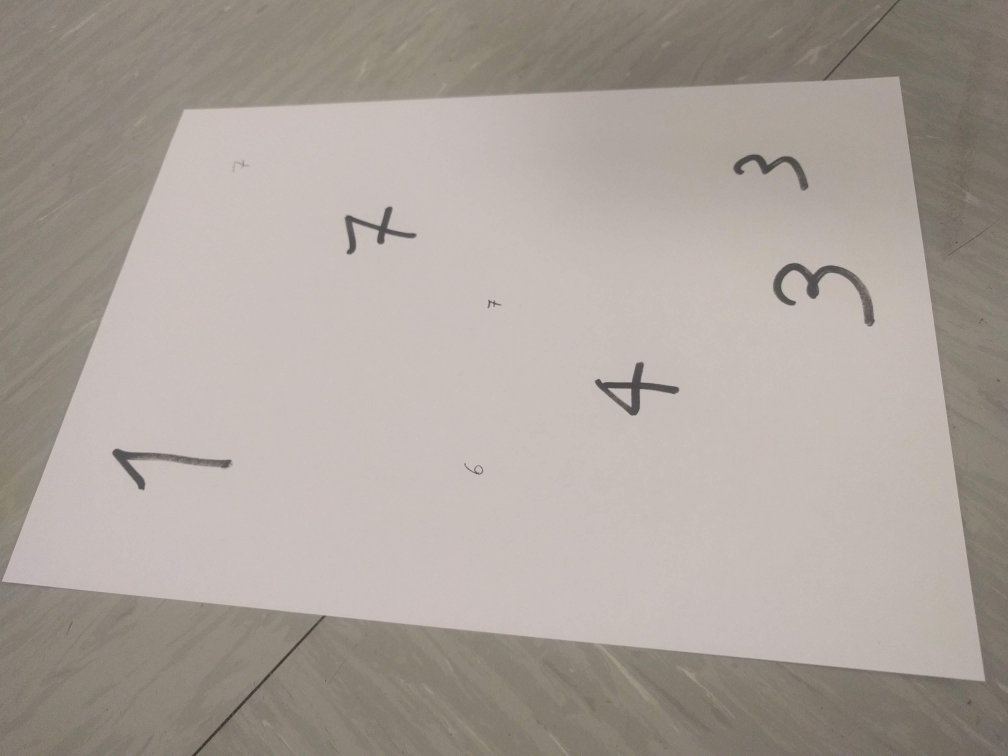
#> input picture homework1/images-v1/IMG_20190312_183838.jpg, 4032 x 3024 px (shown at 1/4 size); its folder holds only this picture in this run
$ jupyter execute --allow-errors homework1.ipynb
#> lines starting #> are read from the running program, lines starting #| are printed output that depends on the picture
# Assignment

Due: Tuesday, 3 November 2026, 1:00 PM
Problem description

Consider a picture representing a white sheet of A4 paper with some handwritten numbers in a dark color (they have different sizes, but they are all oriented in the same direction, which is aligned with one of the edges of the paper).  Consider the attached pictures as examples. Some are easy, others are harder. Note that the paper might be pictured at an angle or from a slanted perspective.  In all pictures the four edges of the paper are clearly visible, but might be incomplete.

Write a notebook that, given a directory, will process all images in that directory and extract all digits it can find from each picture. For each file, it should then print:

- the name of the file, followed by
- each of the digits that has been identified on that sheet of paper, from top to bottom.

## Suggested approach

One possible approach is the following:

- Load the image and resize it to a manageable size. You may want to convert it to grayscale.
- Look for edges using the Canny edge detector.
- Look for four long straight lines using the Hough line detector.
- The intersections between pairs of these lines should correspond to the corners of the paper sheet. (note: 4 lines define 6 different intersections!)
- Once you have the four corners of the sheet, you can obtain a straightened version of your sheet of paper, by a geometric transformation.
- Binarize and find connected components (this might be tricky when illumination is uneven. How to fix that?).
- Cut a square bounding box around each connected component.
- Resize that to a 28x28 and classify it using a convnet trained on the MNIST dataset.

## Some useful functions

To resize an image:

```python
skimage.transform.resize(image, output_shape)
```

The notebooks in this section help in finding the intersection point of two lines, and rectifying the image of sheet of paper.

To download a large dataset of handwritten digits, which can be used to train a classifier:

```python
from keras.datasets import mnist
(x_train, y_train), (x_test, y_test) = mnist.load_data()
```

## Rules and expectations

The task is difficult and comprises several sub-tasks. You are not expected to implement a solution that works always perfectly.

The main goal is to implement a simple straightforward solution for each sub-task, then identify and discuss its weaknesses. When does it work? When does it fail? How could we make it better?

A forum is created on moodle to freely discuss these issues, brainstorm improvements, and exchange ideas about their implementation; the instructor takes part in the discussion and can provide suggestions.

## Submission and grading

Submit through moodle an HTML or PDF file of your notebook implementing your solution and describing your approach. Before saving, reset the kernel and run the entire notebook. Use markdown cells to describe what your code does, and illustrate intermediate results.

The final exam will contain a few questions that ask to describe how you implemented specific parts of the homework in your submitted solution. These will be graded and checked with the submitted solution; therefore, it is strongly suggested that students attempt to solve the homework and submit a solution before the deadline, even if incomplete.

# Solution

[cell 1]
import collections
import keras
import skimage
import skimage.feature
import skimage.transform
import numpy as np
import matplotlib.pyplot as plt
import matplotlib.patches as patches
import os
import random

from itertools import permutations, combinations
from keras import layers
from pathlib import Path
from scipy.spatial import ConvexHull, QhullError

## Load image and convert to grayscale

[cell 2]
# Choose random image from the directory:
image_dir_path = Path('images-v1')
image_file_paths = list(image_dir_path.glob('*.jpg'))
image_file_path = random.choice(image_file_paths)

# Load image:
plt.figure()
img = skimage.io.imread(image_file_path)
#> img is the input picture: shape (3024, 4032, 3); mean R, G, B 170.5, 161.7, 154.8
plt.imshow(img)
print(("Original:", type(img), img.shape, img.dtype, img.min(), img.max()))
#| ('Original:', <class 'numpy.ndarray'>, (3024, 4032, 3), dtype('uint8'), 12, 226)

# Convert to grayscale:
plt.figure()
img = img.mean(axis=-1).astype(np.uint8)
#> img: shape (3024, 4032)
plt.imshow(img, cmap='gray')
print(("Gray:", type(img), img.shape, img.dtype, img.min(), img.max()))
#| ('Gray:', <class 'numpy.ndarray'>, (3024, 4032), dtype('uint8'), 20, 218)

# Resize image:
plt.figure()
img_width = 512
img = skimage.transform.resize(img, (img_width / img.shape[1] * img.shape[0], img_width))
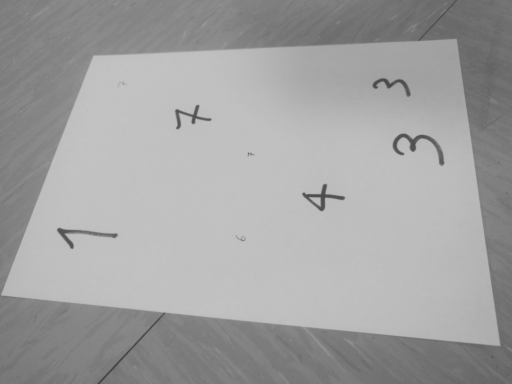
#> img: shape (384, 512) float64; min 0.239, max 0.768, mean 0.636
img = skimage.img_as_ubyte(img)
plt.imshow(img, cmap='gray')
print(("Resized:", type(img), img.shape, img.dtype, img.min(), img.max()))
#| ('Resized:', <class 'numpy.ndarray'>, (384, 512), dtype('uint8'), 61, 196)

## Detect Edges and Lines

[cell 3]
edge_sigmas = np.arange(15, 1, -1)

img_edges = None
hspace, angles, dists = None, None, None

for edge_sigma in edge_sigmas:
    img_edges = skimage.feature.canny(img, sigma=edge_sigma, low_threshold=0.15, high_threshold=0.35)

    hspace, angles, dists = skimage.transform.hough_line(img_edges)
    hspace, angles, dists = skimage.transform.hough_line_peaks(hspace, angles, dists, min_distance=25, min_angle=5)

    if angles.size == 4:
        break
#> this loop made 1 pass
#> (hspace, angles, dists) on pass 1: ([190, 188, 136, 131], [-1.47, 1.54, -0.122, 0.367], [-294, 57, 451, 105])
#> pass 1, `img_edges = skimage.feature.canny(img, sigma=edge_sigma, low_threshold..`:
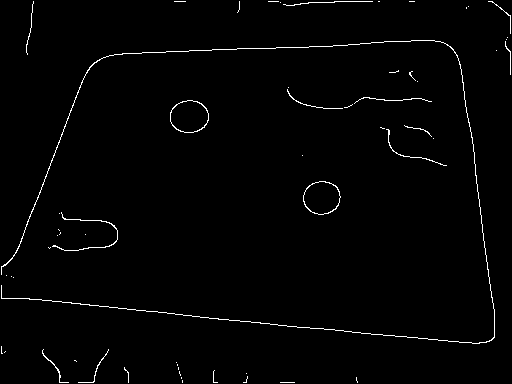
#> img_edges: shape (384, 512) bool; 1.4% white in thin lines or dots
#> pass 1, `hspace, angles, dists = skimage.transform.hough_line(img_edges)`:
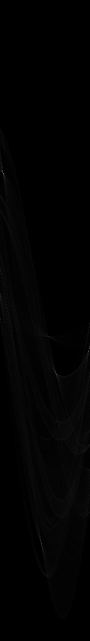
#> hspace: shape (1281, 180) uint64 (shown at 1/2 size); min 0, max 190, mean 2.1

plt.figure()
plt.imshow(img_edges)
print(("Edges:", img_edges.shape, img_edges.dtype, img_edges.min(), img_edges.max()))
#| ('Edges:', (384, 512), dtype('bool'), False, True)

## Convert Hough Lines to Points

[cell 4]
def hough_to_points(angle, dist):
    x0, y0 = dist * np.cos(angle), dist * np.sin(angle)
    return (x0, y0), (x0 - np.sin(angle), y0 + np.cos(angle))   # two points on the line

# Convert found lines to points:
hough_points = np.array([hough_to_points(angle, dist) for angle, dist in zip(angles, dists)])
hough_points

[cell 5]
# Select max 4 longest lines:
# hough_line_lengths = np.array([np.linalg.norm(np.array(hough_point[0]) - np.array(hough_point[1])) for hough_point in hough_points])
# longest_hough_line_indexes = hough_line_lengths.argsort(descending=True)[:np.min([4, len(hough_line_lengths)])]
# hough_points = hough_points[longest_hough_line_indexes]
# hough_points

[cell 6]
fig, ax = plt.subplots(figsize=(10,10))
ax.imshow(img,cmap="gray")

for p0, p1 in hough_points:
    ax.axline(p0, p1, color='b')
#> this loop made 4 passes
#> (p0, p1) on passes 1 to 4: ([-30.73, 292.4], [-29.74, 292.5]), ([1.99, 56.97], [0.99, 57]), ([447.6, -54.96], [447.8, -53.97]), ([98.03, 37.63], [97.67, 38.56])
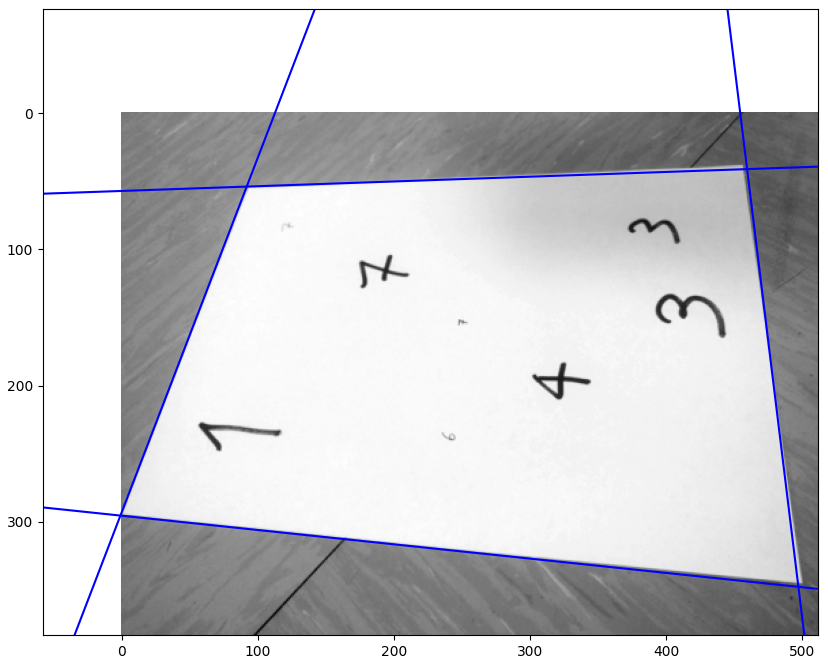
#> figure drawn by matplotlib, 1 panel

## Determine the candidate corners of the sheet

[cell 7]
homogeneous_points = []
for hough_point in hough_points:
    pointA = np.concatenate((hough_point[0], np.ones(1)))
    pointB = np.concatenate((hough_point[1], np.ones(1)))
    homogeneous_points.append(np.cross(pointA, pointB))
#> this loop made 4 passes
#> (hough_point, pointA, pointB) on passes 1 to 4: ([[-30.73, 292.4], [-29.74, 292.5]], [-30.73, 292.4, 1], [-29.74, 292.5, 1]), ([[1.99, 56.97], [0.99, 57]], [1.99, 56.97, 1], [0.99, 57, 1]), ([[447.6, -54.96], [447.8, -53.97]], [447.6, -54.96, 1], [447.8, -53.97, 1]), ([[98.03, 37.63], [97.67, 38.56]], [98.03, 37.63, 1], [97.67, 38.56, 1])
#> after the loop, homogeneous_points = [[-0.105, 0.995, -294], [-0.0349, -0.999, 57], [-0.993, 0.122, 451], [-0.934, -0.358, 105]]
homogeneous_points = np.array(homogeneous_points)

homogeneous_intersection_points = []
for i, _ in enumerate(homogeneous_points):
    before = homogeneous_points[0:i]
    after = homogeneous_points[(i+1):]
    others = np.concatenate([before, after])

    points = np.cross(homogeneous_points[i], others).tolist()
    homogeneous_intersection_points.extend(points)
#> this loop made 4 passes
#> (before, after) on passes 2 to 3: ([[-0.105, 0.995, -294]], [[-0.993, 0.122, 451], [-0.934, -0.358, 105]]), ([[-0.105, 0.995, -294], [-0.0349, -0.999, 57]], [[-0.934, -0.358, 105]])
#> after the loop, homogeneous_intersection_points = 12 items, first 6: [-237.1, 16.22, 0.139], [484.4, 339, 0.974], [-0.935, 285.4, 0.966], [237.1, -16.22, -0.139], [-457.7, -40.84, -0.996], [-84.51, -49.55, -0.921]
homogeneous_intersection_points = np.array(homogeneous_intersection_points)
#> homogeneous_intersection_points = [[-237.1, 16.22, 0.139], [484.4, 339, 0.974], [-0.935, 285.4, 0.966], [237.1, -16.22, -0.139], [-457.7, -40.84, -0.996], [-84.51, -49.55, -0.921], [-484.4, -339, -0.974], [457.7, 40.84, 0.996], [174.4, -316.8, 0.469], [0.935, -285.4, -0.966], [84.51, 49.55, 0.921], [-174.4, 316.8, -0.469]]
homogeneous_intersection_points
#> Out has the same summary as homogeneous_intersection_points

[cell 8]
x = homogeneous_intersection_points[:, 0] / homogeneous_intersection_points[:, 2]
#> x = [-1703.9, 497.1, -0.968, -1703.9, 459.4, 91.81, 497.1, 459.4, 371.5, -0.968, 91.81, 371.5]
y = homogeneous_intersection_points[:, 1] / homogeneous_intersection_points[:, 2]
#> y = [116.5, 347.9, 295.5, 116.5, 40.99, 53.83, 347.9, 40.99, -674.9, 295.5, 53.83, -674.9]
corner_point_candidates = np.unique(np.stack([x, y], axis=1), axis=0)
#> corner_point_candidates = [[-1703.9, 116.5], [-0.968, 295.5], [91.81, 53.83], [371.5, -674.9], [459.4, 40.99], [497.1, 347.9]]
corner_point_candidates = corner_point_candidates[:, :2]
corner_point_candidates
#> Out has the same summary as corner_point_candidates

## Determine the best 4 corners of the sheet by Geometric Transformation

[cell 9]
def sort_quadrilateral_points(points):
    points = np.asarray(points, dtype=float)
#> points = [[0, 0], [210, 0], [210, 297], [0, 297]]
    c = points.mean(axis=0)
#> c = [105, 148.5]
    points = points[np.argsort(np.arctan2(points[:, 1] - c[1], points[:, 0] - c[0]))]   # clockwise on screen
    return np.roll(points, -np.argmin(points.sum(axis=1)), axis=0)            # start at uppwer_left (smallest x + y)

# Assume 1mm per pixel for an A4 sheet (210x297mm):
sheet_width, sheet_height = 210, 297
sheet_up_left, sheet_up_right, sheet_low_left, sheet_low_right = [0, 0], [sheet_width, 0], [0, sheet_height], [sheet_width, sheet_height]
sheet_projection = sort_quadrilateral_points([sheet_up_left, sheet_up_right, sheet_low_right, sheet_low_left]) #list(permutations(sheet_points.values()))
#> sheet_projection = [[0, 0], [210, 0], [210, 297], [0, 297]]

img_transformed = None
img_transformed_light = 0

# Find best 4-point transformation:
#> (the rest of this cell did not finish here and is left out)

$ run again, on homework1/images-v1/IMG_20190312_183855.jpg
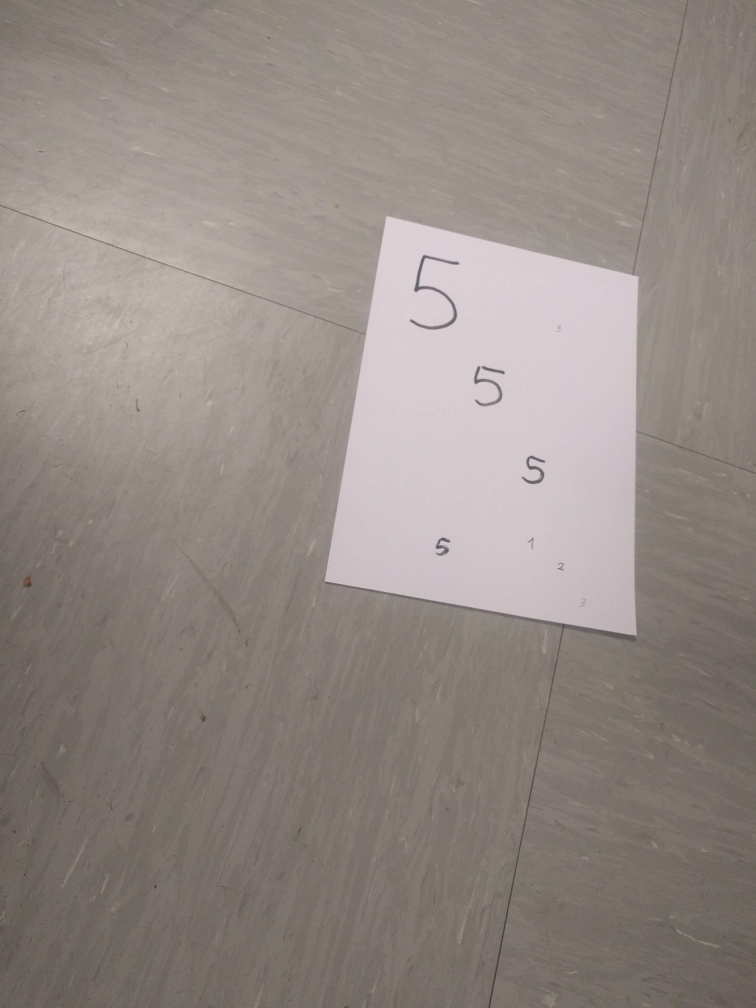
#> input picture homework1/images-v1/IMG_20190312_183855.jpg, 3024 x 4032 px (shown at 1/4 size)
#> img is the input picture: shape (4032, 3024, 3); mean R, G, B 146.9, 137.8, 132.3
#| ('Original:', <class 'numpy.ndarray'>, (4032, 3024, 3), dtype('uint8'), 23, 228)
#| ('Gray:', <class 'numpy.ndarray'>, (4032, 3024), dtype('uint8'), 29, 225)
#| ('Resized:', <class 'numpy.ndarray'>, (683, 512), dtype('uint8'), 65, 215)
#> the loop `for edge_sigma in edge_sigmas:` made 14 passes
#> (hspace, angles, dists) on passes 1 to 2: ([185, 172, 149, 118, 111, 93], [0, 0, 0.157, 0.0175, -1.4, -1.31], [1, 510, 279, 436, -349, -70]), ([196, 165, 147, 121, 118], [0, 0, 0.157, -1.4, 0.0175], [1, 510, 279, -349, 436])
#> pass 1, `img_edges = skimage.feature.canny(img, sigma=edge_sigma, low_threshold..`:
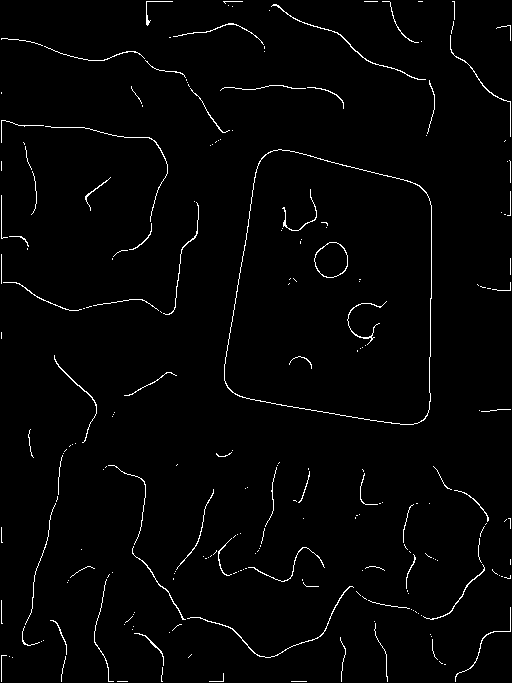
#> img_edges: shape (683, 512) bool; 1.8% white in thin lines or dots
#| ('Edges:', (683, 512), dtype('bool'), False, True)
#> the loop `for p0, p1 in hough_points:` made 102 passes
#> (p0, p1) on passes 1 to 8: ([448.6, 87.2], [448.4, 88.18]), ([-60.6, 343.7], [-59.62, 343.9]), ([434.9, 7.59], [434.9, 8.59]), ([-43.95, 127.6], [-43.01, 128]), ([262.3, 262.3], [261.6, 263]), ([318.2, 318.2], [317.5, 318.9]), ([373.8, 100.2], [373.6, 101.1]), ([-36.77, 36.77], [-36.06, 37.48])
#> `[cell 6] fig, ax = plt.subplots(figsize=(10,10)) ax.imshow(img,cmap="g..`:
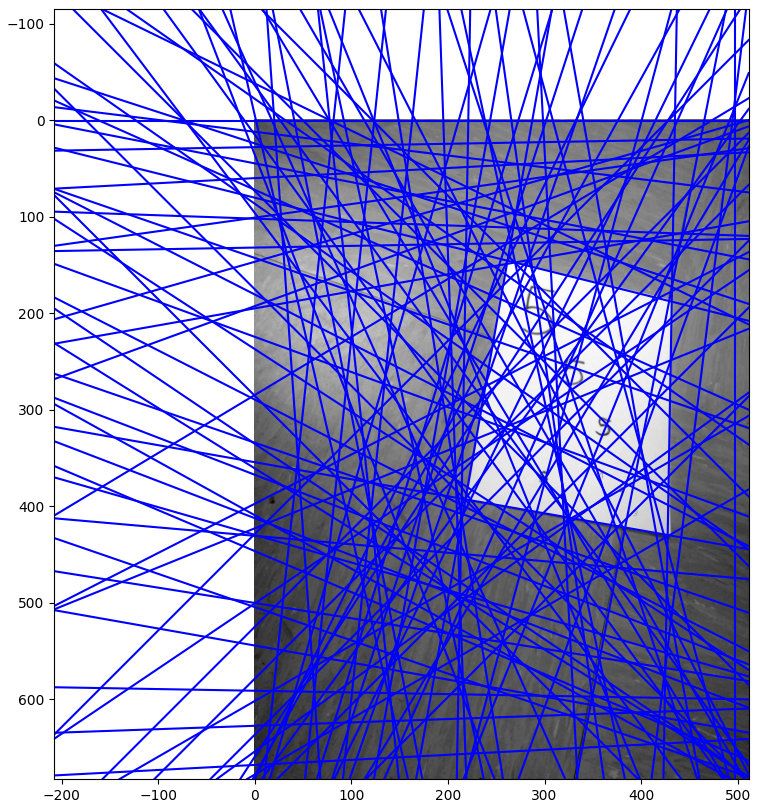
#> figure drawn by matplotlib, 1 panel
#> the loop `for hough_point in hough_points:` made 102 passes
#> (hough_point, pointA, pointB) on passes 1 to 5: ([[448.6, 87.2], [448.4, 88.18]], [448.6, 87.2, 1], [448.4, 88.18, 1]), ([[-60.6, 343.7], [-59.62, 343.9]], [-60.6, 343.7, 1], [-59.62, 343.9, 1]), ([[434.9, 7.59], [434.9, 8.59]], [434.9, 7.59, 1], [434.9, 8.59, 1]), ([[-43.95, 127.6], [-43.01, 128]], [-43.95, 127.6, 1], [-43.01, 128, 1]), ([[262.3, 262.3], [261.6, 263]], [262.3, 262.3, 1], [261.6, 263, 1])
#> after the loop `for hough_point in hough_points:`: homogeneous_points = 102 items, first 6: [-0.982, -0.191, 457], [-0.174, 0.985, -349], [-1, -0.0175, 435], [-0.326, 0.946, -135], [-0.707, -0.707, 371], [-0.707, -0.707, 450]
#> `homogeneous_points = np.array(homogeneous_points)`: homogeneous_points = 102 rows, first 8: [-0.982, -0.191, 457], [-0.174, 0.985, -349], [-1, -0.0175, 435], [-0.326, 0.946, -135], [-0.707, -0.707, 371], [-0.707, -0.707, 450], [-0.966, -0.259, 387], [-0.707, 0.707, -52]
#> the loop `for i, _ in enumerate(homogeneous_points):` made 102 passes
#> before on passes 2 to 3: [[-0.982, -0.191, 457]], [[-0.982, -0.191, 457], [-0.174, 0.985, -349]]
#> after the loop `for i, _ in enumerate(homogeneous_points):`: homogeneous_intersection_points = 10302 items, first 6: [-383.5, -421.9, -1], [-75.03, -29.92, -0.174], [-406.3, -281.3, -0.99], [252.4, 41.04, 0.559], [237.3, 118.6, 0.559], [44.44, -61.54, 0.0698]
#> in sort_quadrilateral_points, `points = np.asarray(points, dtype=float)`: points = [[0, 0], [210, 0], [210, 297], [0, 297]]
#> c = [105, 148.5]
#> sheet_projection = [[0, 0], [210, 0], [210, 297], [0, 297]]
